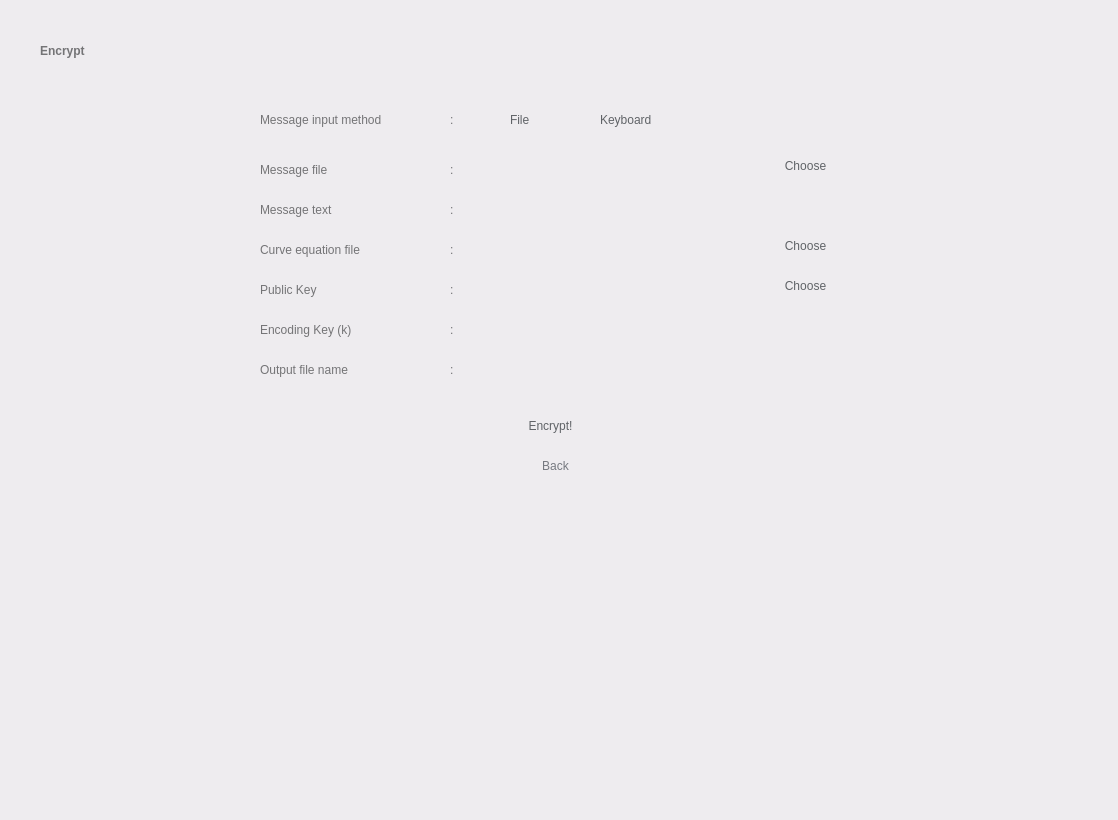
<?xml version="1.0" encoding="UTF-8"?>
<ui version="4.0">
 <class>Widget</class>
 <widget class="QWidget" name="Widget">
  <property name="geometry">
   <rect>
    <x>0</x>
    <y>0</y>
    <width>1118</width>
    <height>820</height>
   </rect>
  </property>
  <property name="windowTitle">
   <string>Widget</string>
  </property>
  <property name="styleSheet">
   <string notr="true">background-color: rgb(238, 236, 239);</string>
  </property>
  <widget class="QWidget" name="widget1" native="true">
   <property name="geometry">
    <rect>
     <x>0</x>
     <y>0</y>
     <width>1121</width>
     <height>821</height>
    </rect>
   </property>
   <property name="styleSheet">
    <string notr="true">QWidget#widget1 {background-color: rgb(246, 245, 247);};

</string>
   </property>
   <widget class="QLabel" name="label">
    <property name="geometry">
     <rect>
      <x>40</x>
      <y>30</y>
      <width>241</width>
      <height>41</height>
     </rect>
    </property>
    <property name="styleSheet">
     <string notr="true">background-color: rgba(255, 255, 255, 0);
color: rgb(116, 116, 118);
font: 36pt &quot;Product Sans&quot;;
font-weight: bold;
</string>
    </property>
    <property name="text">
     <string>Encrypt</string>
    </property>
    <property name="alignment">
     <set>Qt::AlignLeading|Qt::AlignLeft|Qt::AlignVCenter</set>
    </property>
   </widget>
   <widget class="QPushButton" name="goButton">
    <property name="geometry">
     <rect>
      <x>470</x>
      <y>400</y>
      <width>161</width>
      <height>51</height>
     </rect>
    </property>
    <property name="styleSheet">
     <string notr="true">font: 17pt &quot;Product Sans&quot;;
color: rgb(96, 99, 103);
border-radius: 25px;
</string>
    </property>
    <property name="text">
     <string>Encrypt!</string>
    </property>
   </widget>
   <widget class="QRadioButton" name="inputButton_1">
    <property name="geometry">
     <rect>
      <x>490</x>
      <y>110</y>
      <width>61</width>
      <height>20</height>
     </rect>
    </property>
    <property name="styleSheet">
     <string notr="true">font: 15pt &quot;Product Sans&quot;;
border-radius: 4px;
color: rgb(96, 99, 103);
background-color: rgba(255, 255, 255, 0);
</string>
    </property>
    <property name="text">
     <string>File</string>
    </property>
    <property name="autoExclusive">
     <bool>true</bool>
    </property>
    <attribute name="buttonGroup">
     <string notr="true">buttonGroup</string>
    </attribute>
   </widget>
   <widget class="QRadioButton" name="inputButton_2">
    <property name="geometry">
     <rect>
      <x>580</x>
      <y>110</y>
      <width>101</width>
      <height>20</height>
     </rect>
    </property>
    <property name="styleSheet">
     <string notr="true">font: 15pt &quot;Product Sans&quot;;
background-color: rgba(255, 255, 255, 0);
border-radius: 4px;
color: rgb(96, 99, 103);
</string>
    </property>
    <property name="text">
     <string>Keyboard</string>
    </property>
    <attribute name="buttonGroup">
     <string notr="true">buttonGroup</string>
    </attribute>
   </widget>
   <widget class="QLineEdit" name="inputFileField">
    <property name="geometry">
     <rect>
      <x>470</x>
      <y>150</y>
      <width>291</width>
      <height>31</height>
     </rect>
    </property>
    <property name="styleSheet">
     <string notr="true">border-radius: 2px;
padding-left: 10px;
color: rgb(116, 116, 118);
</string>
    </property>
    <property name="readOnly">
     <bool>true</bool>
    </property>
   </widget>
   <widget class="QLineEdit" name="inputKeyboardField">
    <property name="geometry">
     <rect>
      <x>470</x>
      <y>190</y>
      <width>291</width>
      <height>31</height>
     </rect>
    </property>
    <property name="styleSheet">
     <string notr="true">border-radius: 2px;
padding-left: 10px;
color: rgb(116, 116, 118);
</string>
    </property>
    <property name="readOnly">
     <bool>true</bool>
    </property>
   </widget>
   <widget class="QPushButton" name="messageFileButton">
    <property name="geometry">
     <rect>
      <x>770</x>
      <y>150</y>
      <width>71</width>
      <height>31</height>
     </rect>
    </property>
    <property name="styleSheet">
     <string notr="true">font: 15pt &quot;Product Sans&quot;;
color: rgb(96, 99, 103);
border-radius: 15px;
</string>
    </property>
    <property name="text">
     <string>Choose</string>
    </property>
   </widget>
   <widget class="QLabel" name="label_6">
    <property name="geometry">
     <rect>
      <x>260</x>
      <y>110</y>
      <width>171</width>
      <height>20</height>
     </rect>
    </property>
    <property name="styleSheet">
     <string notr="true">background-color: rgba(255, 255, 255, 0);
font: 15pt &quot;Product Sans&quot;;
color: rgb(116, 116, 118);</string>
    </property>
    <property name="text">
     <string>Message input method</string>
    </property>
    <property name="alignment">
     <set>Qt::AlignLeading|Qt::AlignLeft|Qt::AlignVCenter</set>
    </property>
   </widget>
   <widget class="QLabel" name="label_7">
    <property name="geometry">
     <rect>
      <x>260</x>
      <y>160</y>
      <width>171</width>
      <height>20</height>
     </rect>
    </property>
    <property name="styleSheet">
     <string notr="true">background-color: rgba(255, 255, 255, 0);
font: 15pt &quot;Product Sans&quot;;
color: rgb(116, 116, 118);</string>
    </property>
    <property name="text">
     <string>Message file</string>
    </property>
    <property name="alignment">
     <set>Qt::AlignLeading|Qt::AlignLeft|Qt::AlignVCenter</set>
    </property>
   </widget>
   <widget class="QLabel" name="label_8">
    <property name="geometry">
     <rect>
      <x>260</x>
      <y>200</y>
      <width>171</width>
      <height>20</height>
     </rect>
    </property>
    <property name="styleSheet">
     <string notr="true">background-color: rgba(255, 255, 255, 0);
font: 15pt &quot;Product Sans&quot;;
color: rgb(116, 116, 118);</string>
    </property>
    <property name="text">
     <string>Message text</string>
    </property>
    <property name="alignment">
     <set>Qt::AlignLeading|Qt::AlignLeft|Qt::AlignVCenter</set>
    </property>
   </widget>
   <widget class="QLabel" name="label_10">
    <property name="geometry">
     <rect>
      <x>260</x>
      <y>280</y>
      <width>171</width>
      <height>20</height>
     </rect>
    </property>
    <property name="styleSheet">
     <string notr="true">background-color: rgba(255, 255, 255, 0);
font: 15pt &quot;Product Sans&quot;;
color: rgb(116, 116, 118);</string>
    </property>
    <property name="text">
     <string>Public Key</string>
    </property>
    <property name="alignment">
     <set>Qt::AlignLeading|Qt::AlignLeft|Qt::AlignVCenter</set>
    </property>
   </widget>
   <widget class="QLabel" name="label_12">
    <property name="geometry">
     <rect>
      <x>450</x>
      <y>200</y>
      <width>16</width>
      <height>20</height>
     </rect>
    </property>
    <property name="styleSheet">
     <string notr="true">background-color: rgba(255, 255, 255, 0);
font: 15pt &quot;Product Sans&quot;;
color: rgb(116, 116, 118);</string>
    </property>
    <property name="text">
     <string>:</string>
    </property>
    <property name="alignment">
     <set>Qt::AlignLeading|Qt::AlignLeft|Qt::AlignVCenter</set>
    </property>
   </widget>
   <widget class="QLabel" name="label_13">
    <property name="geometry">
     <rect>
      <x>450</x>
      <y>160</y>
      <width>16</width>
      <height>20</height>
     </rect>
    </property>
    <property name="styleSheet">
     <string notr="true">background-color: rgba(255, 255, 255, 0);
font: 15pt &quot;Product Sans&quot;;
color: rgb(116, 116, 118);</string>
    </property>
    <property name="text">
     <string>:</string>
    </property>
    <property name="alignment">
     <set>Qt::AlignLeading|Qt::AlignLeft|Qt::AlignVCenter</set>
    </property>
   </widget>
   <widget class="QLabel" name="label_15">
    <property name="geometry">
     <rect>
      <x>450</x>
      <y>110</y>
      <width>16</width>
      <height>20</height>
     </rect>
    </property>
    <property name="styleSheet">
     <string notr="true">background-color: rgba(255, 255, 255, 0);
font: 15pt &quot;Product Sans&quot;;
color: rgb(116, 116, 118);</string>
    </property>
    <property name="text">
     <string>:</string>
    </property>
    <property name="alignment">
     <set>Qt::AlignLeading|Qt::AlignLeft|Qt::AlignVCenter</set>
    </property>
   </widget>
   <widget class="QLabel" name="label_17">
    <property name="geometry">
     <rect>
      <x>450</x>
      <y>280</y>
      <width>16</width>
      <height>20</height>
     </rect>
    </property>
    <property name="styleSheet">
     <string notr="true">background-color: rgba(255, 255, 255, 0);
font: 15pt &quot;Product Sans&quot;;
color: rgb(116, 116, 118);</string>
    </property>
    <property name="text">
     <string>:</string>
    </property>
    <property name="alignment">
     <set>Qt::AlignLeading|Qt::AlignLeft|Qt::AlignVCenter</set>
    </property>
   </widget>
   <widget class="QPushButton" name="backButton">
    <property name="geometry">
     <rect>
      <x>520</x>
      <y>450</y>
      <width>71</width>
      <height>31</height>
     </rect>
    </property>
    <property name="styleSheet">
     <string notr="true">font: 12pt &quot;Product Sans&quot;;
color: rgb(118, 121, 128);
background-color: rgba(255, 255, 255, 0);
border-radius: 15px;
</string>
    </property>
    <property name="text">
     <string>Back</string>
    </property>
   </widget>
   <widget class="QLineEdit" name="encodingKeyField">
    <property name="geometry">
     <rect>
      <x>470</x>
      <y>310</y>
      <width>291</width>
      <height>31</height>
     </rect>
    </property>
    <property name="styleSheet">
     <string notr="true">border-radius: 2px;
padding-left: 10px;
color: rgb(116, 116, 118);
</string>
    </property>
   </widget>
   <widget class="QLabel" name="label_14">
    <property name="geometry">
     <rect>
      <x>260</x>
      <y>320</y>
      <width>171</width>
      <height>20</height>
     </rect>
    </property>
    <property name="styleSheet">
     <string notr="true">background-color: rgba(255, 255, 255, 0);
font: 15pt &quot;Product Sans&quot;;
color: rgb(116, 116, 118);</string>
    </property>
    <property name="text">
     <string>Encoding Key (k)</string>
    </property>
    <property name="alignment">
     <set>Qt::AlignLeading|Qt::AlignLeft|Qt::AlignVCenter</set>
    </property>
   </widget>
   <widget class="QLabel" name="label_19">
    <property name="geometry">
     <rect>
      <x>450</x>
      <y>320</y>
      <width>16</width>
      <height>20</height>
     </rect>
    </property>
    <property name="styleSheet">
     <string notr="true">background-color: rgba(255, 255, 255, 0);
font: 15pt &quot;Product Sans&quot;;
color: rgb(116, 116, 118);</string>
    </property>
    <property name="text">
     <string>:</string>
    </property>
    <property name="alignment">
     <set>Qt::AlignLeading|Qt::AlignLeft|Qt::AlignVCenter</set>
    </property>
   </widget>
   <widget class="QLineEdit" name="outputFileField">
    <property name="geometry">
     <rect>
      <x>470</x>
      <y>350</y>
      <width>291</width>
      <height>31</height>
     </rect>
    </property>
    <property name="styleSheet">
     <string notr="true">border-radius: 2px;
padding-left: 10px;
color: rgb(116, 116, 118);
</string>
    </property>
   </widget>
   <widget class="QLabel" name="label_31">
    <property name="geometry">
     <rect>
      <x>260</x>
      <y>360</y>
      <width>171</width>
      <height>20</height>
     </rect>
    </property>
    <property name="styleSheet">
     <string notr="true">background-color: rgba(255, 255, 255, 0);
font: 15pt &quot;Product Sans&quot;;
color: rgb(116, 116, 118);</string>
    </property>
    <property name="text">
     <string>Output file name</string>
    </property>
    <property name="alignment">
     <set>Qt::AlignLeading|Qt::AlignLeft|Qt::AlignVCenter</set>
    </property>
   </widget>
   <widget class="QLabel" name="label_30">
    <property name="geometry">
     <rect>
      <x>450</x>
      <y>360</y>
      <width>16</width>
      <height>20</height>
     </rect>
    </property>
    <property name="styleSheet">
     <string notr="true">background-color: rgba(255, 255, 255, 0);
font: 15pt &quot;Product Sans&quot;;
color: rgb(116, 116, 118);</string>
    </property>
    <property name="text">
     <string>:</string>
    </property>
    <property name="alignment">
     <set>Qt::AlignLeading|Qt::AlignLeft|Qt::AlignVCenter</set>
    </property>
   </widget>
   <widget class="QLineEdit" name="messageOutput">
    <property name="geometry">
     <rect>
      <x>260</x>
      <y>490</y>
      <width>591</width>
      <height>181</height>
     </rect>
    </property>
    <property name="styleSheet">
     <string notr="true">border-radius: 2px;
padding-left: 10px;
color: rgb(116, 116, 118);
</string>
    </property>
   </widget>
   <widget class="QLabel" name="label_42">
    <property name="geometry">
     <rect>
      <x>450</x>
      <y>240</y>
      <width>16</width>
      <height>20</height>
     </rect>
    </property>
    <property name="styleSheet">
     <string notr="true">background-color: rgba(255, 255, 255, 0);
font: 15pt &quot;Product Sans&quot;;
color: rgb(116, 116, 118);</string>
    </property>
    <property name="text">
     <string>:</string>
    </property>
    <property name="alignment">
     <set>Qt::AlignLeading|Qt::AlignLeft|Qt::AlignVCenter</set>
    </property>
   </widget>
   <widget class="QLabel" name="label_43">
    <property name="geometry">
     <rect>
      <x>260</x>
      <y>240</y>
      <width>171</width>
      <height>20</height>
     </rect>
    </property>
    <property name="styleSheet">
     <string notr="true">background-color: rgba(255, 255, 255, 0);
font: 15pt &quot;Product Sans&quot;;
color: rgb(116, 116, 118);</string>
    </property>
    <property name="text">
     <string>Curve equation file</string>
    </property>
    <property name="alignment">
     <set>Qt::AlignLeading|Qt::AlignLeft|Qt::AlignVCenter</set>
    </property>
   </widget>
   <widget class="QPushButton" name="curveEquationFileButton">
    <property name="geometry">
     <rect>
      <x>770</x>
      <y>230</y>
      <width>71</width>
      <height>31</height>
     </rect>
    </property>
    <property name="styleSheet">
     <string notr="true">font: 15pt &quot;Product Sans&quot;;
color: rgb(96, 99, 103);
border-radius: 15px;
</string>
    </property>
    <property name="text">
     <string>Choose</string>
    </property>
    <property name="default">
     <bool>true</bool>
    </property>
   </widget>
   <widget class="QLineEdit" name="curveFileField">
    <property name="geometry">
     <rect>
      <x>470</x>
      <y>230</y>
      <width>291</width>
      <height>31</height>
     </rect>
    </property>
    <property name="styleSheet">
     <string notr="true">border-radius: 2px;
padding-left: 10px;
color: rgb(116, 116, 118);
</string>
    </property>
    <property name="readOnly">
     <bool>true</bool>
    </property>
   </widget>
   <widget class="QLineEdit" name="keyFileField">
    <property name="geometry">
     <rect>
      <x>470</x>
      <y>270</y>
      <width>291</width>
      <height>31</height>
     </rect>
    </property>
    <property name="styleSheet">
     <string notr="true">border-radius: 2px;
padding-left: 10px;
color: rgb(116, 116, 118);
</string>
    </property>
    <property name="readOnly">
     <bool>true</bool>
    </property>
   </widget>
   <widget class="QPushButton" name="publicKeyFileButton">
    <property name="geometry">
     <rect>
      <x>770</x>
      <y>270</y>
      <width>71</width>
      <height>31</height>
     </rect>
    </property>
    <property name="styleSheet">
     <string notr="true">font: 15pt &quot;Product Sans&quot;;
color: rgb(96, 99, 103);
border-radius: 15px;
</string>
    </property>
    <property name="text">
     <string>Choose</string>
    </property>
   </widget>
  </widget>
 </widget>
 <resources/>
 <connections/>
 <buttongroups>
  <buttongroup name="buttonGroup"/>
 </buttongroups>
</ui>
